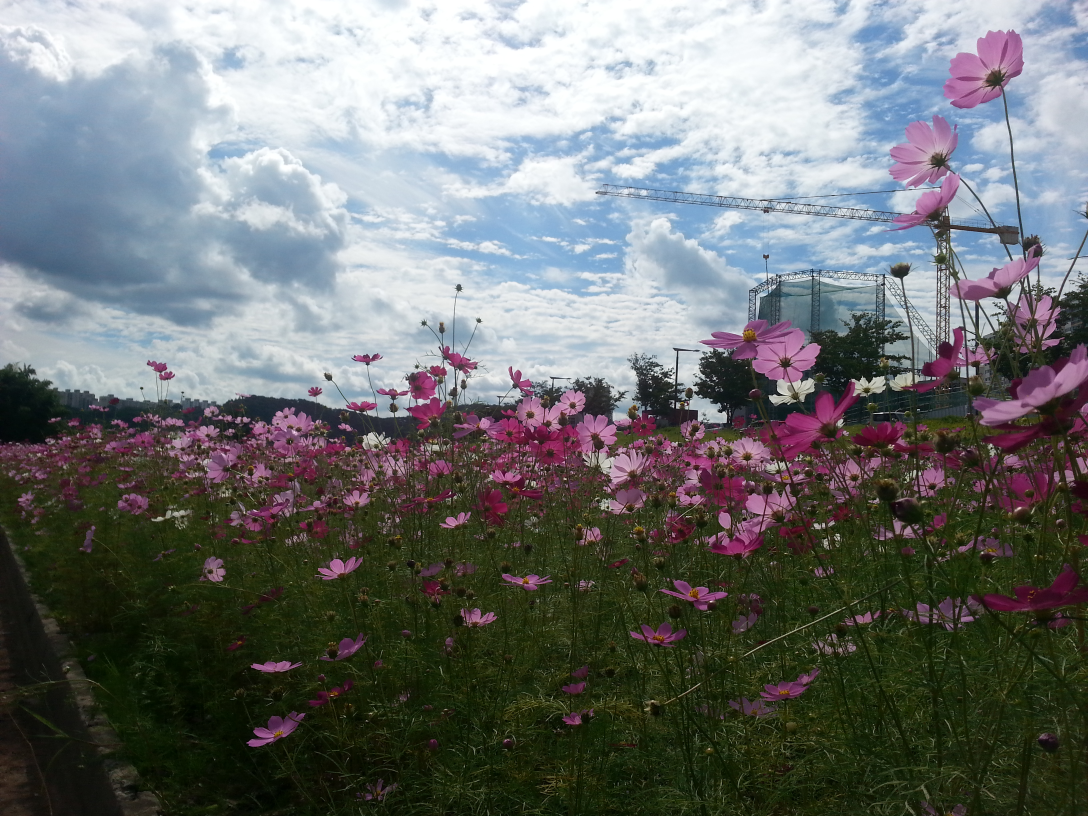
#> input picture 1 Histogram Equalization/flower.jpg, 3264 x 2448 px (shown at 1/3 size)
$ python basic1.py
#> lines starting #> are read from the running program, lines starting #| are printed output that depends on the picture
# -*- coding: utf-8 -*-

from PIL import Image # PIL(Python Imaging Library)
import matplotlib.pyplot as plt
import os

# pil_im = Image.open('flower.jpg')
pil_im = Image.open('flower.jpg').convert('LA') # for grayscale
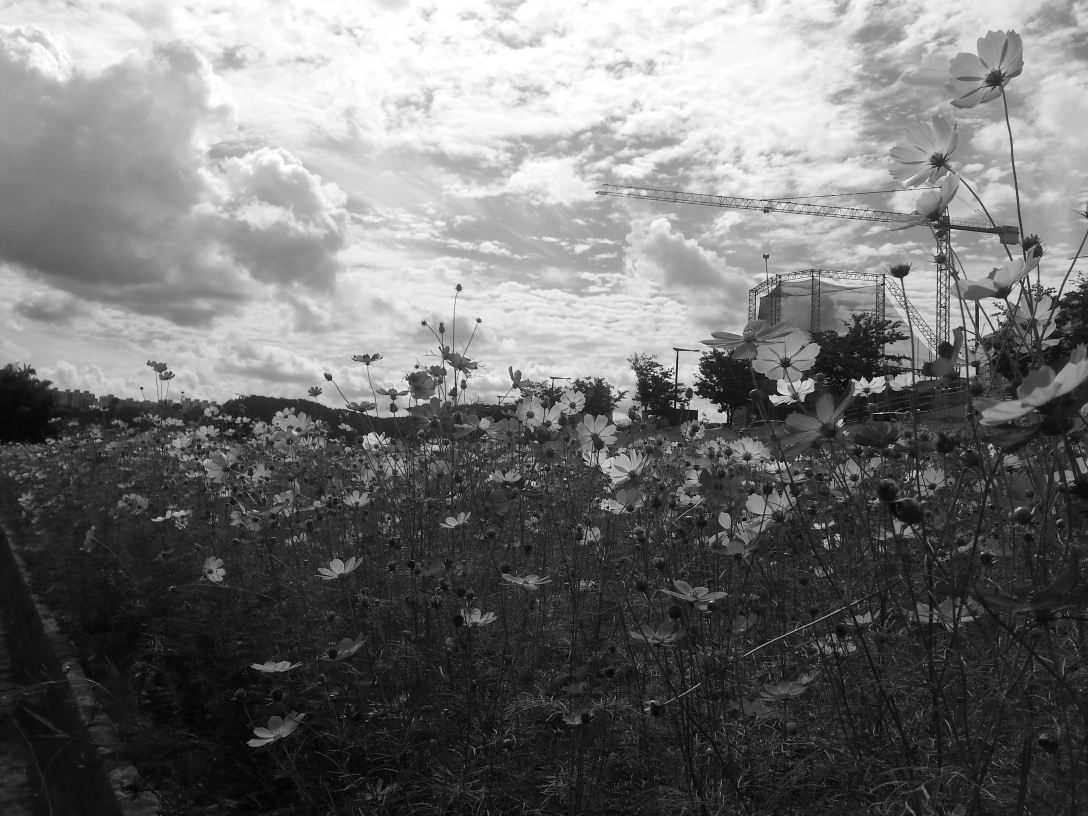
#> pil_im: PIL image 3264x2448 LA (shown at 1/3 size); mean R, G, B, A 113, 113, 113, 255

# # Create Thumbnails
# pil_im.thumbnail((128, 128))
# # Copy Regions
# box = (100, 100, 400, 400) # (left, upper, right, lower)
# region = pil_im.crop(box)
# # Paste Regions
# region = region.transpose(Image.ROTATE_180)
# pil_im.paste(region, box)
# # Resize
# out = pil_im.resize((128, 128))
# # Rotate
# out = pil_im.rotate(45)

plt.imshow(pil_im)
# x = [100,100,400,400]
# y = [200,500,200,500]
# plt.plot(x, y, 'r*')
plt.title('Plotting')
# plt.axis('off')
plt.show()
